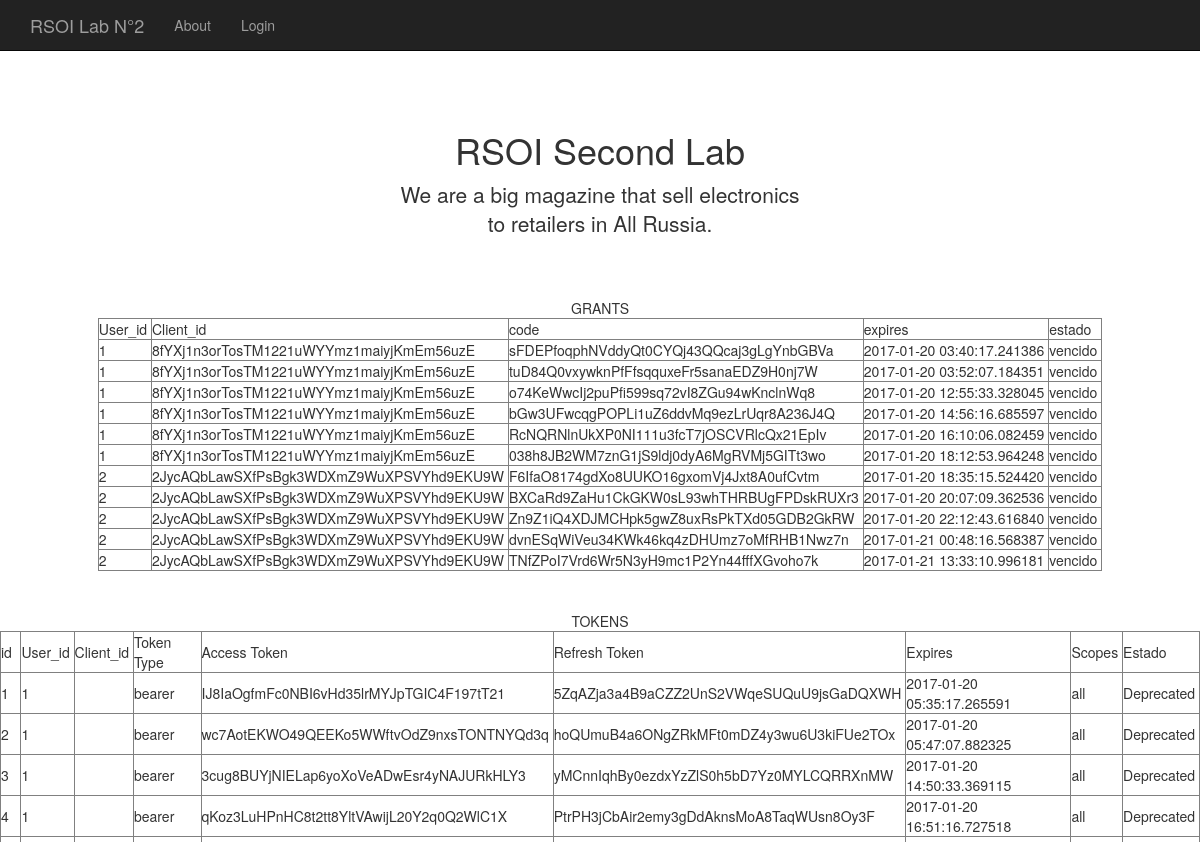
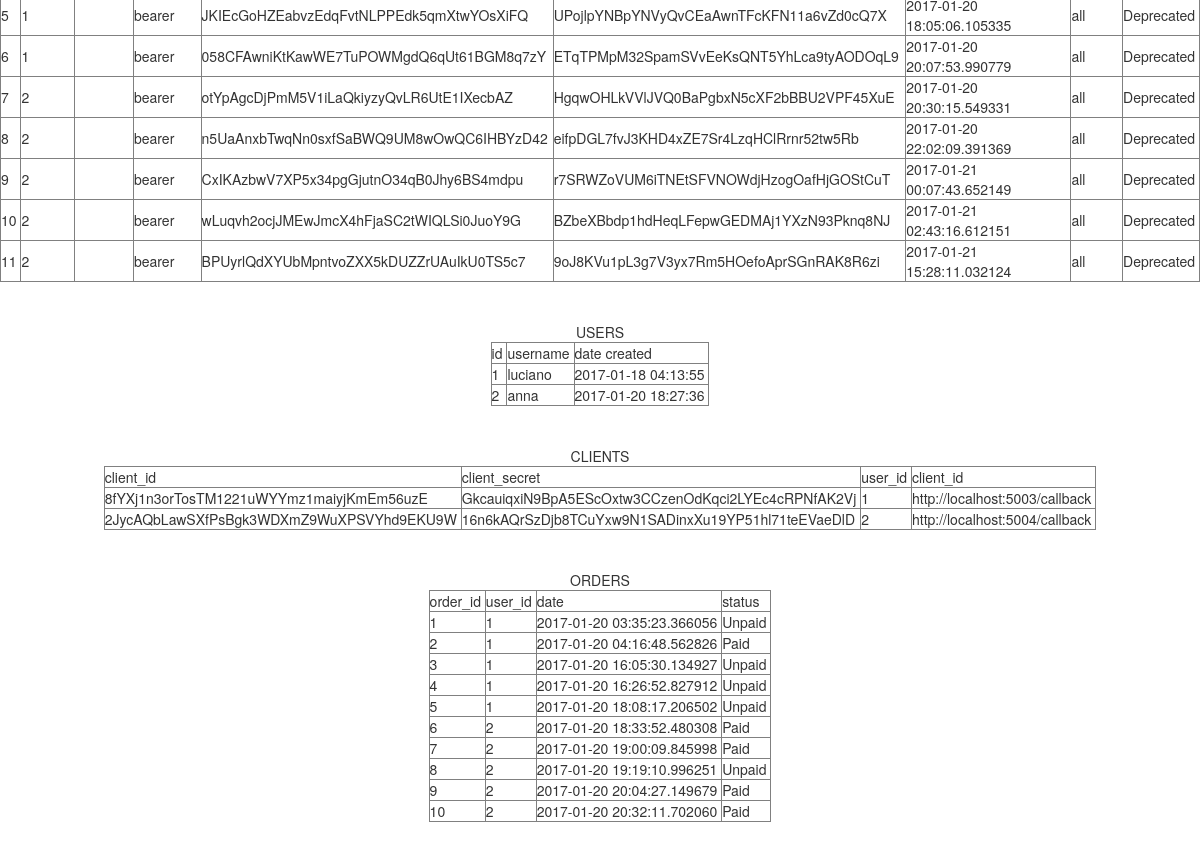
The app's page /api/printvars (upper part), older data (2 pictures, top to bottom).
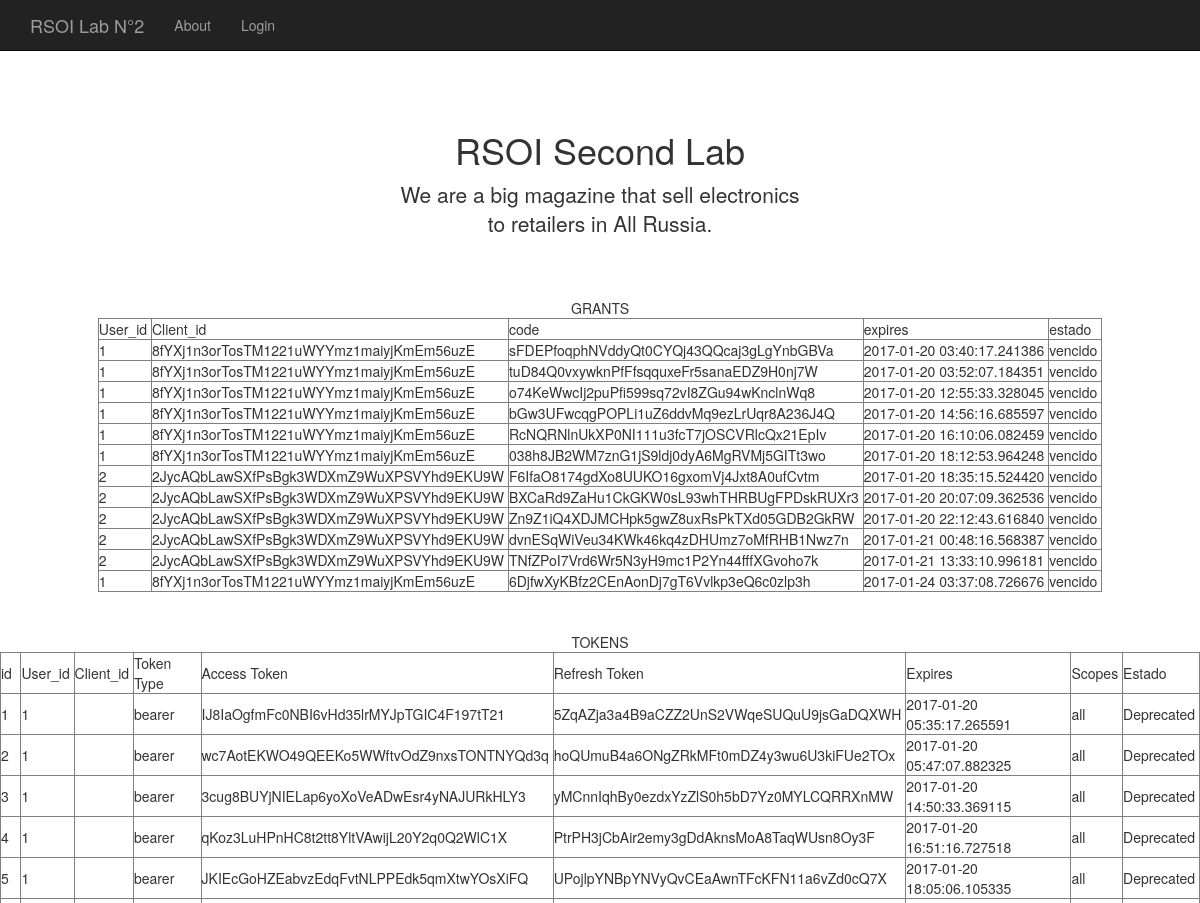
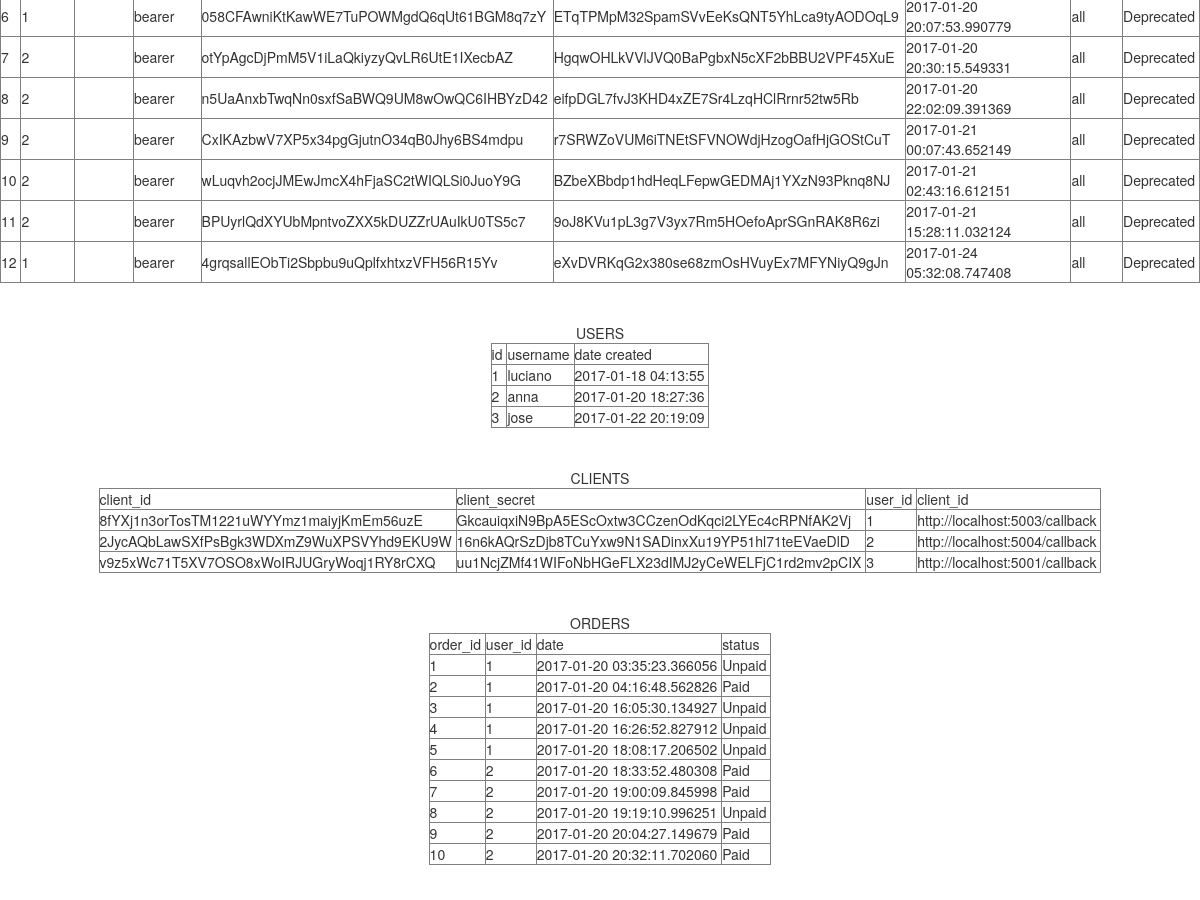
The same page, newer data (2 pictures, top to bottom).
### application.py (models this page shows, shortened)
class Grant(db.Model):
    id = db.Column(db.Integer, primary_key=True)
    user_id = db.Column(db.Integer, db.ForeignKey('users.id', ondelete='CASCADE'))
    user = db.relationship('User') # UNA RELACION CON LA CLASE USUARIO
    client_id = db.Column(db.String(40), db.ForeignKey('client.client_id'), nullable=False, )
    client = db.relationship('Client')   # UNA RELACION CON LA CLASE CLIENTE
    code = db.Column(db.String(255), index=True, nullable=False)
    redirect_uri = db.Column(db.String(255))
    expires = db.Column(db.DateTime)
    _scopes = db.Column(db.Text)

class Token(db.Model):
    id = db.Column(db.Integer, primary_key=True)
    client_id = db.Column(
        db.String(40), db.ForeignKey('client.client_id'),
        nullable=False,
    )
    client = db.relationship('Client')
    user_id = db.Column(
        db.Integer, db.ForeignKey('users.id')
    )
    user = db.relationship('User')
    token_type = db.Column(db.String(40))
    access_token = db.Column(db.String(255), unique=True)
    refresh_token = db.Column(db.String(255), unique=True)
    expires = db.Column(db.DateTime)
    _scopes = db.Column(db.Text)

class User(db.Model):
    __tablename__ = 'users'
    id = db.Column(db.Integer, primary_key=True)
    username = db.Column(db.String(32), index=True, unique=True)
    password_hash = db.Column(db.String(64))
    created = db.Column(db.DateTime)

class Client(db.Model):
    client_id = db.Column(db.String(40), primary_key=True)
    client_secret = db.Column(db.String(55), nullable=False)
    user_id = db.Column(db.Integer, db.ForeignKey('users.id'))
    user = db.relationship('User')
    _redirect_uris = db.Column(db.Text)
    _default_scopes = db.Column(db.Text)

class Order(db.Model):
    order_id = db.Column(db.Integer, primary_key=True)
    date = db.Column(db.DateTime)
    user_id = db.Column(db.Integer, db.ForeignKey('users.id', ondelete='CASCADE'))
    user = db.relationship('User')
    status = db.Column(db.String(80))

### application.py (the view)
@application.route('/api/printvars')
def printvariables():
    tokensi = []
    grants = []
    usuarios = []
    clientes = []
    ordenes = []
    itemsordenes = []
    cantidad=Grant.query.count()
    ahora = datetime.now()
    if cantidad >0 :
        resultado = Grant.query.filter_by()
        entries = resultado.all()
        for entry in entries:
            if entry.expires > ahora:
                estado="valido"
            else:
                estado="vencido"
            grants.append({'user_id': entry.user_id,
                          'client_id': entry.client_id,
                          'code': entry.code,
                          'expire': entry.expires,
                          'estado': estado})
    canttoken = Token.query.count()
    if canttoken > 0:
        resultadotoken = Token.query.filter_by()
        entrytoken = resultadotoken.all()
        for entry in entrytoken:
            if entry.expires > ahora:
                estado="Valid"
            else:
                estado="Deprecated"
            tokensi.append({'id': entry.id,
                            'user_id': entry.user_id,
                            'client': entry.client_id,
                            'token_type': entry.token_type,
                            'access_token': entry.access_token,
                            'refresh_token': entry.refresh_token,
                            'expires': entry.expires,
                            '_scopes': entry._scopes,
                            'estado' : estado
                            })
    cantusers = User.query.count()
    if cantusers > 0:
        resultadousers = User.query.filter_by()
        entryusers = resultadousers.all()
        for entry in entryusers:
            usuarios.append({'id': entry.id,
                            'username': entry.username,
                            'created': entry.created.strftime("%Y-%m-%d %H:%M:%S")
                            })
    cantclie = Client.query.count()
    if cantclie > 0:
        resultadoclients = Client.query.filter_by()
        entryclie = resultadoclients.all()
        for entry in entryclie:
            clientes.append({'client_id': entry.client_id,
                             'client_secret': entry.client_secret,
                             'user_id': entry.user_id,
                             'client_url': entry._redirect_uris
                            })
    cantOrders = Order.query.count()
    if cantOrders > 0:
        resultadoordenes = Order.query.filter_by()
        entryordenes = resultadoordenes.all()
        for entry in entryordenes:
            ordenes.append({'order_id': entry.order_id,
                             'date': entry.date,
                             'user_id': entry.user_id,
                             'status': entry.status
                            })
    cantitemordenes = OrderItem.query.count()
    if cantitemordenes > 0:
        resultadoitemsordenes = OrderItem.query.filter_by()
        entryitemsordenes = resultadoitemsordenes.all()
        for entry in entryitemsordenes:
            itemsordenes.append({'orderitem_id': entry.orderitem_id,
                             'order_id': entry.order_id,
                             'product_id': entry.product_id,
                             'quantity': entry.quantity
                            })
    return flask.render_template('printvars.html', items=grants, toquens=tokensi, users=usuarios, clients=clientes, orders=ordenes, ios=itemsordenes)

### templates/printvars.html (shortened to what this page needs)
<!DOCTYPE html>
<html lang="en">
  <head>
    <link href="../static/css/bootstrap.min.css" rel="stylesheet">
    <link href="../static/css/starter-template.css" rel="stylesheet">
  </head>
  <body>
    <nav class="navbar navbar-inverse navbar-fixed-top">
      <div class="container">
        <div class="navbar-header">
          <a class="navbar-brand" href="{{ CAMINO }}/">RSOI Lab N°2</a>
        </div>
        <div id="navbar" class="collapse navbar-collapse">
          <ul class="nav navbar-nav">
            <li><a href="{{ CAMINO }}/api/about">About</a></li>
            <li><a href="{{ CAMINO }}/api/login">Login</a></li>
          </ul>
        </div>
      </div>
    </nav>
    <br>
    <div class="container">
      <div class="starter-template">
        <h1>RSOI Second Lab</h1>
        <p class="lead">We are a big magazine that sell electronics<br> to retailers in All Russia.</p>
      </div>
    </div>
    <div align="center">GRANTS
        <table border="1">
            <tbody>
                <tr>
                    <td>User_id&nbsp;</td>
                    <td>Client_id&nbsp;</td>
                    <td>code&nbsp;</td>
                    <td>expires&nbsp;</td>
                    <td>estado&nbsp;</td>
                </tr>
                {% for item in items %}
                <tr>
                    <td>{{ item.user_id }}&nbsp;</td>
                    <td>{{ item.client_id }}&nbsp;</td>
                    <td>{{ item.code }}&nbsp;</td>
                    <td>{{ item.expire }}&nbsp;</td>
                    <td>{{ item.estado }}&nbsp;</td>
                </tr>
            {% endfor %}
            </tbody>
        </table>
        <br><br>
    <div align="center">TOKENS
        <table border="1">
            <tbody>
                <tr>
                    <td>id&nbsp;</td>
                    <td>User_id&nbsp;</td>
                    <td>Client_id&nbsp;</td>
                    <td>Token Type&nbsp;</td>
                    <td>Access Token&nbsp;</td>
                    <td>Refresh Token&nbsp;</td>
                    <td>Expires&nbsp;</td>
                    <td>Scopes&nbsp;</td>
                    <td>Estado&nbsp;</td>
                </tr>
                {% for toquen in toquens %}
                <tr>
                    <td>{{ toquen.id }}&nbsp;</td>
                    <td>{{ toquen.user_id }}&nbsp;</td>
                    <td>{{ toquen.client_id }}&nbsp;</td>
                    <td>{{ toquen.token_type }}&nbsp;</td>
                    <td>{{ toquen.access_token }}&nbsp;</td>
                    <td>{{ toquen.refresh_token }}&nbsp;</td>
                    <td>{{ toquen.expires }}&nbsp;</td>
                    <td>{{ toquen._scopes }}&nbsp;</td>
                    <td>{{ toquen.estado }}&nbsp;</td>
                </tr>
            {% endfor %}
            </tbody>
        </table>
        <br>
        <br>
        <div align="center">USERS
        <table border="1">
            <tbody>
                <tr>
                    <td>id&nbsp;</td>
                    <td>username&nbsp;</td>
                    <td>date created&nbsp;</td>
                </tr>
                {% for user in users %}
                <tr>
                    <td>{{ user.id }}&nbsp;</td>
                    <td>{{ user.username }}&nbsp;</td>
                    <td>{{ user.created }}&nbsp;</td>
                </tr>
            {% endfor %}
            </tbody>
        </table>
        <br><br>
        <div align="center">CLIENTS
        <table border="1">
            <tbody>
                <tr>
                    <td>client_id&nbsp;</td>
                    <td>client_secret&nbsp;</td>
                    <td>user_id&nbsp;</td>
                    <td>client_id&nbsp;</td>
                </tr>
                {% for client in clients %}
                <tr>
                    <td>{{ client.client_id }}&nbsp;</td>
                    <td>{{ client.client_secret }}&nbsp;</td>
                    <td>{{ client.user_id }}&nbsp;</td>
                    <td>{{ client.client_url }}&nbsp;</td>
                </tr>
            {% endfor %}
            </tbody>
        </table>
                <br><br>
        <div align="center">ORDERS
        <table border="1">
            <tbody>
                <tr>
                    <td>order_id&nbsp;</td>
                    <td>user_id&nbsp;</td>
                    <td>date&nbsp;</td>
                    <td>status&nbsp;</td>
                </tr>
                {% for order in orders %}
                <tr>
                    <td>{{ order.order_id }}&nbsp;</td>
                    <td>{{ order.user_id }}&nbsp;</td>
                    <td>{{ order.date }}&nbsp;</td>
                    <td>{{ order.status }}&nbsp;</td>
                </tr>
            {% endfor %}
            </tbody>
        </table>
         <br><br>
  </body>
</html>

### static/css/starter-template.css (style rules this page uses)
body { padding-top: 50px; }
.starter-template { padding: 40px 15px; text-align: center; }

Row changes from the older to the newer data that the page shows:
added Grant: user_id "1", client_id "8fYXj1n3orTosTM1221uWYYmz1maiyjKmEm56uzE", code "6DjfwXyKBfz2CEnAonDj7gT6Vvlkp3eQ6c0zlp3h", expire "2017-01-24 03:37:08.726676", estado "vencido"
added Token: id "12", user_id "1", token_type "bearer", access_token "4grqsallEObTi2Sbpbu9uQplfxhtxzVFH56R15Yv", refresh_token "eXvDVRKqG2x380se68zmOsHVuyEx7MFYNiyQ9gJn", expires "2017-01-24 05:32:08.747408", _scopes "all", estado "Deprecated"
added User: id "3", username "jose", created "2017-01-22 20:19:09"
added Client: client_id "v9z5xWc71T5XV7OSO8xWoIRJUGryWoqj1RY8rCXQ", client_secret "uu1NcjZMf41WIFoNbHGeFLX23dIMJ2yCeWELFjC1rd2mv2pCIX", user_id "3", client_url "http://localhost:5001/callback"
